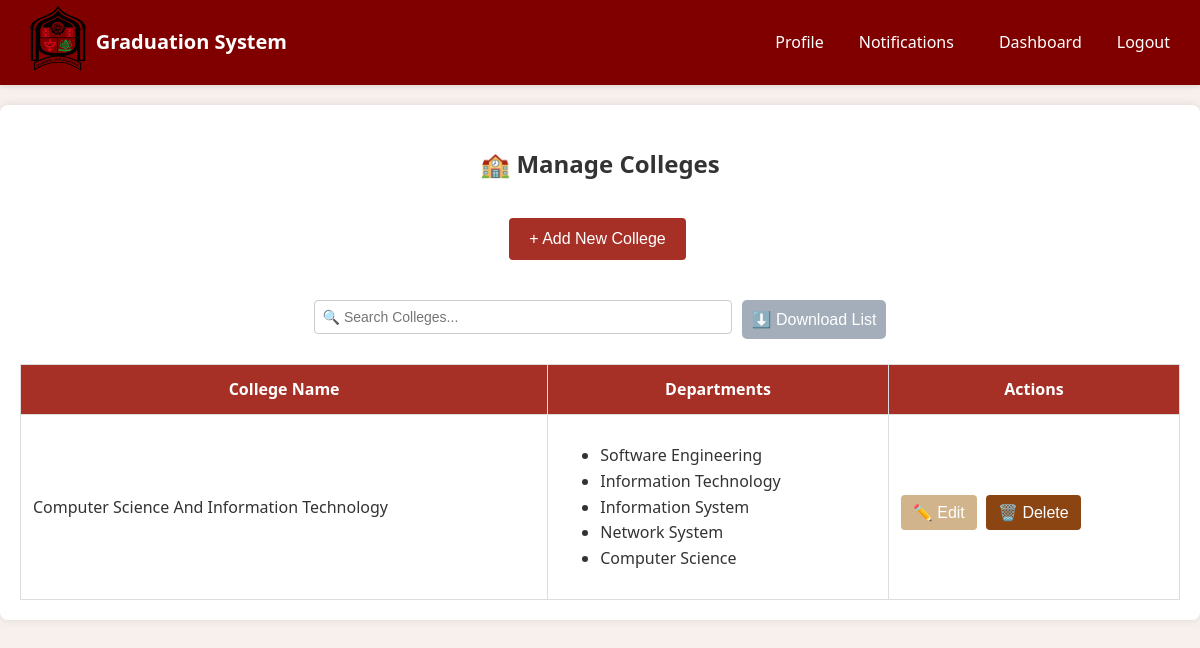
The page /university/manage-colleges/ (signed in) on the database its author committed.
### university/models.py (models this page shows, shortened)
class College(models.Model):
    university = models.ForeignKey(University, on_delete=models.CASCADE, related_name='colleges')
    name = models.CharField(max_length=200)
    location = models.CharField(max_length=200, blank=True, null=True)

class Department(models.Model):
    college = models.ForeignKey(College, on_delete=models.CASCADE, related_name='departments')
    name = models.CharField(max_length=200)

### university/views.py (the view, shortened to what this page needs)
# urls.py: path("manage-colleges/", views.ManageCollegesView.as_view(), name="manage-colleges"),                      # GET and POST
class ManageCollegesView(APIView):
    permission_classes = [IsAuthenticated]
    def get(self, request):
        if not (request.user.is_superuser and request.user.is_staff):
            return Response({"error": "Access denied."}, status=403)
        colleges = College.objects.prefetch_related("departments").all()
        if request.headers.get("Accept") == "application/json":
            data = CollegeSerializer(colleges, many=True).data
            return Response({"colleges": data})
        return render(request, "admin/manage_colleges.html", {
            "colleges": colleges
        })

### notifications/context_processors.py (called while the page is built)
def unread_notifications_count(request):
    if request.user.is_authenticated:
        count = Notification.objects.filter(recipient=request.user, read=False).count()
        return {'unread_notifications_count': count}
    return {'unread_notifications_count': 0}

### templates/admin/manage_colleges.html (shortened to what this page needs)
{% extends "base.html" %}
{% load static %}
{% block head %}
<link rel="stylesheet" href="{% static 'css/admin/manage_colleges.css' %}">
{% endblock %}
{% block content %}
{% include "navbar.html" %}
<div class="container">
    <h2>🏫 Manage Colleges</h2>
    <button id="create-college-btn" class="btn btn-primary">+ Add New College</button>
    <div class="search-filter-bar">
        <input type="text" id="college-search" placeholder="🔍 Search Colleges..." />
        <button id="download-colleges" class="btn-download">⬇️ Download List</button>
    </div>
    <table>
        <thead>
            <tr>
                <th>College Name</th>
                <th>Departments</th>
                <th>Actions</th>
            </tr>
        </thead>
        <tbody>
            {% for college in colleges %}
            <tr>
                <td>{{ college.name }}</td>
                <td>
                    {% if college.departments.all %}
                        <ul>
                        {% for dept in college.departments.all %}
                            <li>{{ dept.name }}</li>
                        {% endfor %}
                        </ul>
                    {% else %}
                        <em>No departments</em>
                    {% endif %}
                </td>
                <td>
                    <button class="edit-btn btn-edit"
                        data-id="{{ college.id }}"
                        data-name="{{ college.name }}"
                        data-departments='[
                            {% for dept in college.departments.all %}
                                {"id": "{{ dept.id }}", "name": "{{ dept.name }}"}{% if not forloop.last %},{% endif %}
                            {% endfor %}
                        ]'>
                        ✏️ Edit
                    </button>
                    <button class="delete-btn btn-delete" data-id="{{ college.id }}">
                        🗑️ Delete
                    </button>
                </td>
            </tr>
            {% empty %}
            <tr>
                <td colspan="3">No colleges available.</td>
            </tr>
            {% endfor %}
        </tbody>
    </table>
</div>
{% endblock %}

### static/css/style.css (style rules this page uses)
body { font-family: 'Segoe UI', Tahoma, Geneva, Verdana, sans-serif; margin: 0px; padding: 0; background-color: #f7f0ed; color: #333; line-height: 1.6; }
:root { --button-color: #a63026; --button-hover-color: #4d8080; --button-text-color: white; --button-disabled-color: #cccccc; }
button { background-color: var(--button-color); color: var(--button-text-color); padding: 10px 20px; border: none; border-radius: 5px; font-size: 16px; cursor: pointer; transition: background-color 0.3s ease; margin: 5px 0; }
.btn-primary { background-color: #a63026; color: white; }
.btn-edit { background-color: #d2b48c; color: white; }
.btn-delete { background-color: #8b4513; color: white; }
.btn-download { background-color: #a3aeba; color: white; }

### static/css/admin/manage_colleges.css (style rules this page uses)
.container { max-width: 1300px; margin: 20px auto; padding: 20px; background: white; border-radius: 8px; box-shadow: 0 0 10px rgba(0, 0, 0, 0.1); text-align: center; }
h2 { color: #333; margin-bottom: 20px; }
table { width: 100%; border-collapse: collapse; margin-top: 20px; }
table, th, td { border: 1px solid #ddd; }
th, td { padding: 12px; text-align: left; }
th { background: #a63026; color: white; text-align: center; }
td { background: #fff; }
.edit-btn, .delete-btn, .btn, .btn-secondary, .btn-primary { text-decoration: none; padding: 8px 12px; border-radius: 4px; margin-right: 5px; transition: 0.3s ease-in-out; display: inline-block; cursor: pointer; border: none; }
.btn-primary { padding: 12px 20px; }
.search-filter-bar { display: flex; gap: 10px; margin: 20px 0; align-items: center; justify-content: center; }
#college-search { padding: 8px; font-size: 14px; border-radius: 4px; border: 1px solid #ccc; flex: 1; max-width: 400px; }
input, select { padding: 10px; margin-top: 5px; border: 1px solid #ccc; border-radius: 5px; width: 95%; }
button { color: white; padding: 10px; border: none; border-radius: 5px; cursor: pointer; margin-top: 15px; }

### rows shown on the page
College: name "Computer Science And Information Technology"
Department: name "Software Engineering"
Department: name "Information Technology"
Department: name "Information System"
Department: name "Network System"
Department: name "Computer Science"
